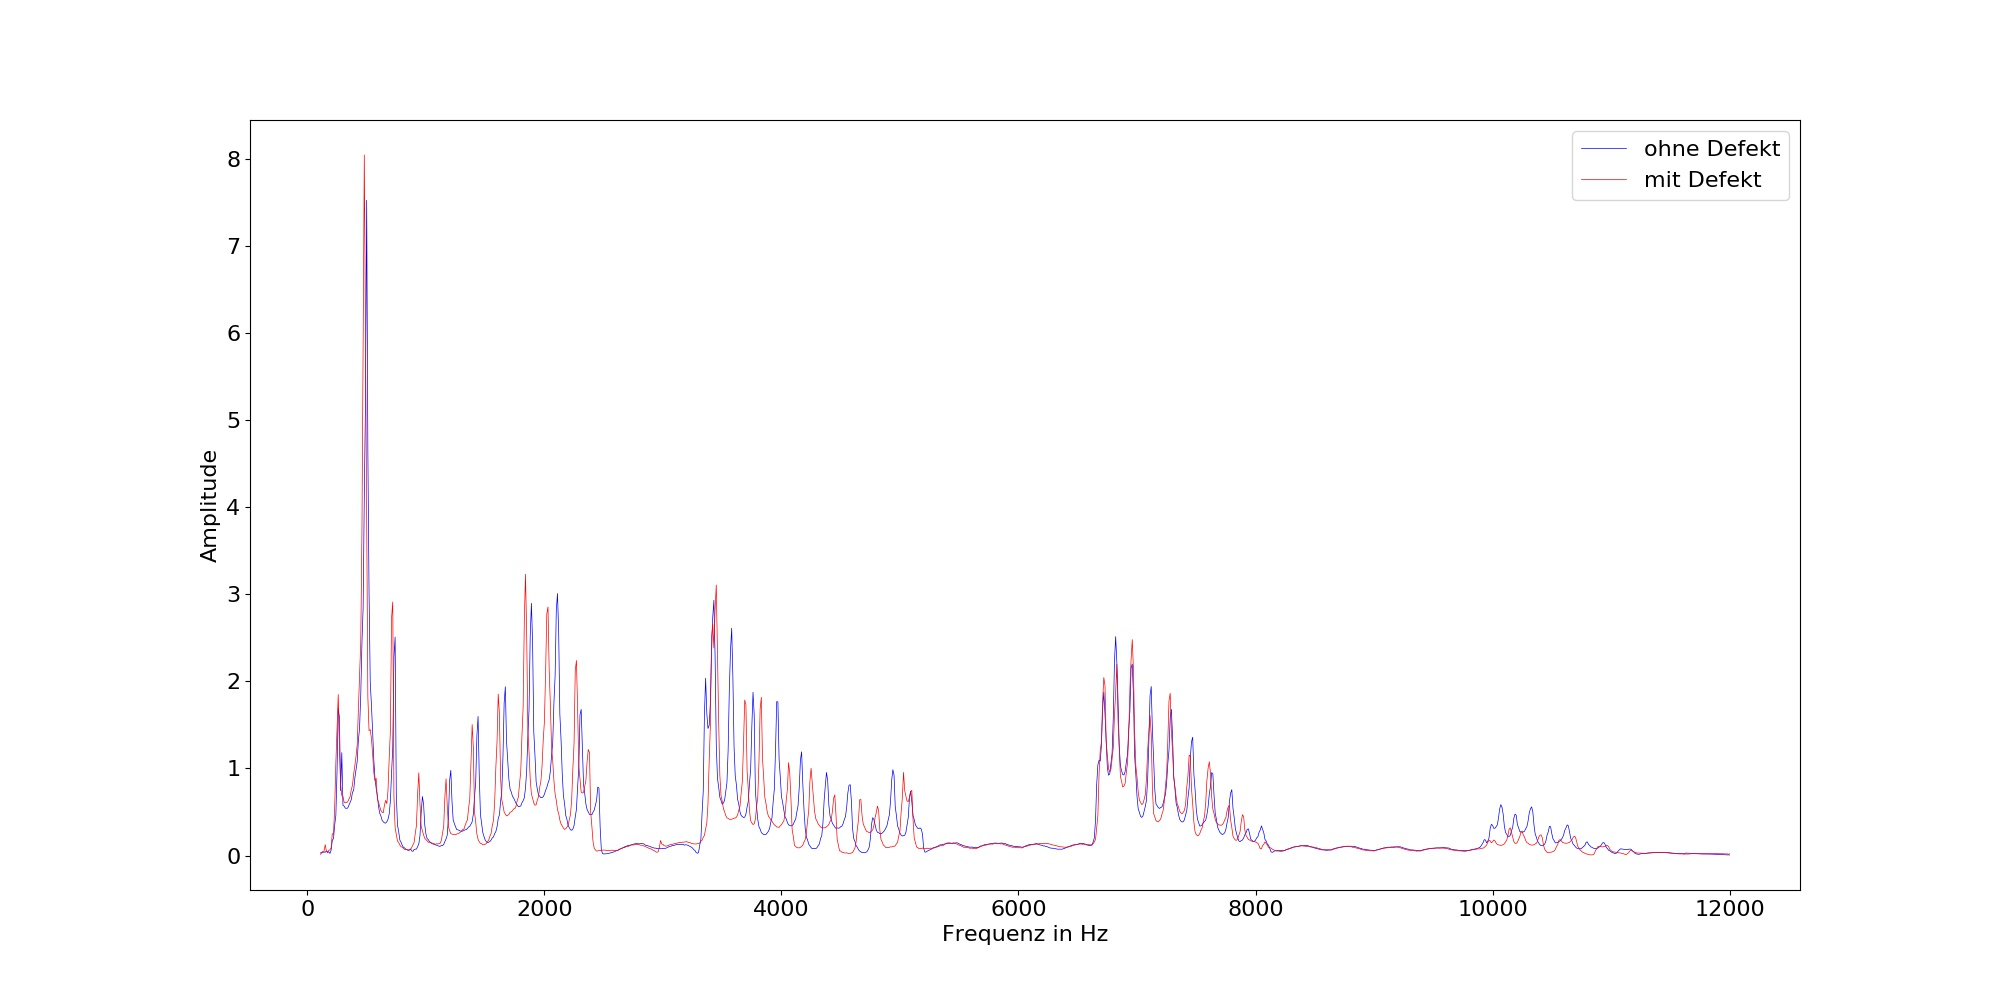

Write the Python code that produced this figure.
import numpy as np
import math
# fit arbitrary functions
from scipy.optimize import curve_fit

A=np.genfromtxt('4b_7_12x50.dat', unpack=True)
B=np.genfromtxt('4b_7_1c.dat', unpack=True)

import matplotlib.pyplot as plt
plt.rcParams['figure.figsize'] = (20,10)
plt.rcParams['font.size'] = 16

plt.plot(A[0,:],A[1,:],'b-',linewidth=0.5,label='ohne Defekt')

plt.plot(B[0,:],B[1,:],'r-',linewidth=0.5,label='mit Defekt')

plt.ylabel('Amplitude')
plt.xlabel('Frequenz in Hz')
plt.legend(loc="best")

plt.savefig('defect3.jpg')